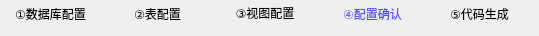
        <widget class="QWidget" name="page_step_14">
         <widget class="QWidget" name="layoutWidget_31">
          <property name="geometry">
           <rect>
            <x>0</x>
            <y>0</y>
            <width>530</width>
            <height>27</height>
           </rect>
          </property>
          <layout class="QHBoxLayout" name="horizontalLayout_58">
           <item>
            <widget class="QLabel" name="label_step1_14">
             <property name="styleSheet">
              <string notr="true"/>
             </property>
             <property name="text">
              <string>①数据库配置</string>
             </property>
             <property name="alignment">
              <set>Qt::AlignCenter</set>
             </property>
            </widget>
           </item>
           <item>
            <widget class="QLabel" name="label_step2_14">
             <property name="text">
              <string>②表配置</string>
             </property>
             <property name="alignment">
              <set>Qt::AlignCenter</set>
             </property>
            </widget>
           </item>
           <item>
            <widget class="QLabel" name="label_step3_14">
             <property name="sizePolicy">
              <sizepolicy hsizetype="Preferred" vsizetype="Fixed">
               <horstretch>0</horstretch>
               <verstretch>0</verstretch>
              </sizepolicy>
             </property>
             <property name="text">
              <string>③视图配置</string>
             </property>
             <property name="alignment">
              <set>Qt::AlignCenter</set>
             </property>
            </widget>
           </item>
           <item>
            <widget class="QLabel" name="label_step4_14">
             <property name="styleSheet">
              <string notr="true">QLabel
{
	
	color: rgb(85, 85, 255);
}</string>
             </property>
             <property name="text">
              <string>④配置确认</string>
             </property>
             <property name="alignment">
              <set>Qt::AlignCenter</set>
             </property>
            </widget>
           </item>
           <item>
            <widget class="QLabel" name="label_step5_14">
             <property name="text">
              <string>⑤代码生成</string>
             </property>
             <property name="alignment">
              <set>Qt::AlignCenter</set>
             </property>
            </widget>
           </item>
          </layout>
         </widget>
        </widget>
